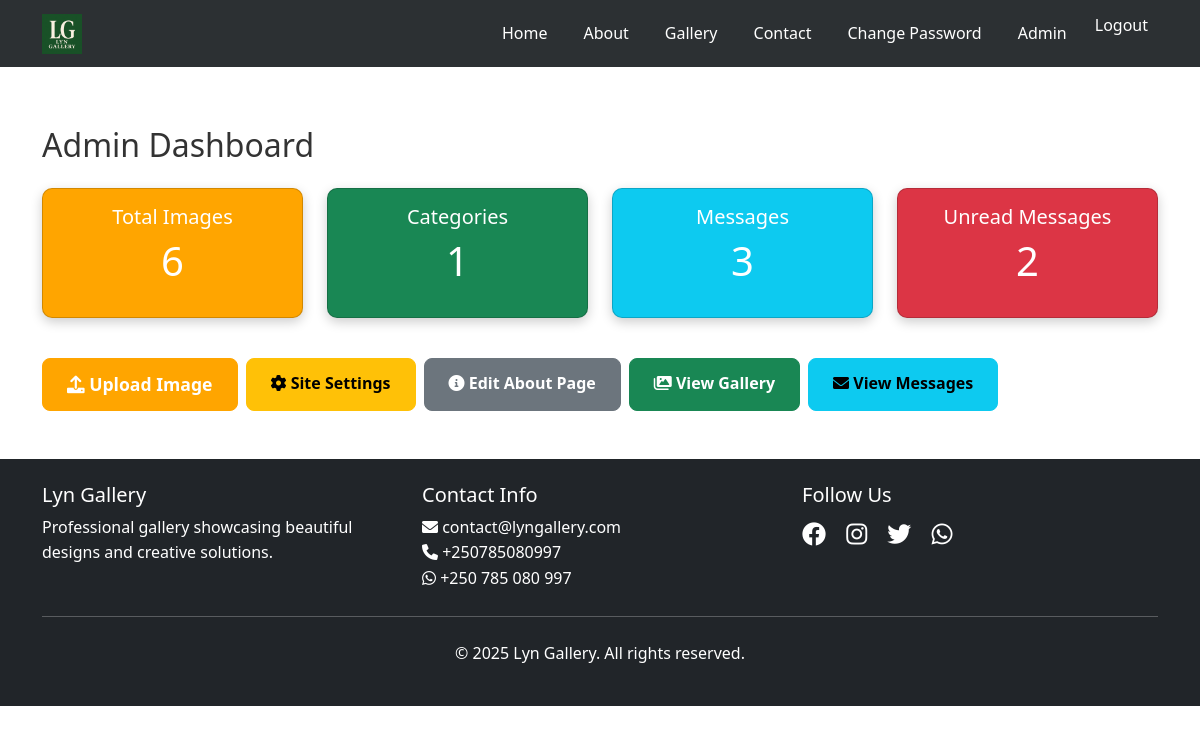
/admin-dashboard/ (signed in), run on the app's committed database.
### gallery/models.py (models this page shows, shortened)
class SiteSettings(models.Model):
    site_name = models.CharField(max_length=100, default="Lyn Gallery")
    logo = models.ImageField(upload_to='logos/', null=True, blank=True)
    hero_title = models.CharField(max_length=200, default="Design Your Kitchen with the Experts")
    hero_subtitle = models.CharField(max_length=300, default="$200 Deposit 3D Design & Measurement")
    hero_video = models.FileField(upload_to='videos/', null=True, blank=True)
    contact_email = models.EmailField(default="contact@lyngallery.com")
    contact_phone = models.CharField(max_length=20, default="+1234567890")
    address = models.TextField(default="123 Main St, City, State 12345")
    class Meta:
        verbose_name = "Site Settings"
        verbose_name_plural = "Site Settings"

### gallery/views.py (the view)
# urls.py: path('admin-dashboard/', views.admin_dashboard, name='admin_dashboard'),
@staff_member_required
def admin_dashboard(request):
    total_images = GalleryImage.objects.count()
    total_categories = Category.objects.count()
    total_messages = ContactMessage.objects.count()
    unread_messages = ContactMessage.objects.filter(is_read=False).count()
    recent_images = GalleryImage.objects.all()[:5]
    recent_messages = ContactMessage.objects.all()[:5]
    context = {
        'total_images': total_images,
        'total_categories': total_categories,
        'total_messages': total_messages,
        'unread_messages': unread_messages,
        'recent_images': recent_images,
        'recent_messages': recent_messages,
    }
    return render(request, 'admin/dashboard.html', context)

### gallery/context_processors.py (called while the page is built)
def site_settings(request):
    try:
        settings = SiteSettings.objects.get(id=1)
    except SiteSettings.DoesNotExist:
        settings = None
    return {'site_settings': settings}

### templates/admin/dashboard.html (shortened to what this page needs)
{% extends 'base.html' %}
{% block content %}
<div class="container mt-2 mb-5 pt-5">
    <h2 class="mb-4">Admin Dashboard</h2>
    <div class="row mb-4">
        <div class="col-md-3 col-6 mb-3">
            <div class="card text-white bg-primary h-100">
                <div class="card-body text-center">
                    <h5 class="card-title">Total Images</h5>
                    <p class="display-6">{{ total_images }}</p>
                </div>
            </div>
        </div>
        <div class="col-md-3 col-6 mb-3">
            <div class="card text-white bg-success h-100">
                <div class="card-body text-center">
                    <h5 class="card-title">Categories</h5>
                    <p class="display-6">{{ total_categories }}</p>
                </div>
            </div>
        </div>
        <div class="col-md-3 col-6 mb-3">
            <div class="card text-white bg-info h-100">
                <div class="card-body text-center">
                    <h5 class="card-title">Messages</h5>
                    <p class="display-6">{{ total_messages }}</p>
                </div>
            </div>
        </div>
        <div class="col-md-3 col-6 mb-3">
            <div class="card text-white bg-danger h-100">
                <div class="card-body text-center">
                    <h5 class="card-title">Unread Messages</h5>
                    <p class="display-6">{{ unread_messages }}</p>
                </div>
            </div>
        </div>
    </div>
    <div class="mb-4 d-flex flex-wrap gap-2">
        <a href="{% url 'gallery:upload_image' %}" class="btn btn-primary"><i class="fas fa-upload"></i> Upload Image</a>
        <a href="{% url 'gallery:site_settings' %}" class="btn btn-warning"><i class="fas fa-cog"></i> Site Settings</a>
        <a href="{% url 'gallery:about_page_edit' %}" class="btn btn-secondary"><i class="fas fa-info-circle"></i> Edit About Page</a>
        <a href="{% url 'gallery:gallery' %}" class="btn btn-success"><i class="fas fa-images"></i> View Gallery</a>
        <a href="{% url 'gallery:message' %}" class="btn btn-info"><i class="fas fa-envelope"></i> View Messages</a>
    </div>
</div>
{% endblock %}

### templates/base.html (shortened to what this page needs)
<!DOCTYPE html>
<html lang="en">
<head>
    <link href="https://cdn.jsdelivr.net/npm/bootstrap@5.3.0/dist/css/bootstrap.min.css" rel="stylesheet">
    <link rel="stylesheet" href="https://cdnjs.cloudflare.com/ajax/libs/font-awesome/6.0.0/css/all.min.css">
    {% load static %}
    <link rel="stylesheet" href="{% static 'css/style.css' %}">
    <link rel="stylesheet" href="https://cdn.jsdelivr.net/npm/swiper@11/swiper-bundle.min.css" />
</head>
<body>
    <nav class="navbar navbar-expand-lg navbar-dark bg-dark fixed-top">
        <div class="container">
            <a class="navbar-brand" href="{% url 'gallery:home' %}">
                {% if site_settings.logo %}
                    <img src="{{ site_settings.logo.url }}" alt="{{ site_settings.site_name }}" height="40">
                {% else %}
                    <strong>{{ site_settings.site_name|default:"LYN GALLERY" }}</strong>
                {% endif %}
            </a>
            <div class="collapse navbar-collapse" id="navbarNav">
                <ul class="navbar-nav ms-auto">
                    <li class="nav-item">
                        <a class="nav-link" href="{% url 'gallery:home' %}">Home</a>
                    </li>
                    <li class="nav-item">
                        <a class="nav-link" href="{% url 'gallery:about' %}">About</a>
                    </li>
                    <li class="nav-item">
                        <a class="nav-link" href="{% url 'gallery:gallery' %}">Gallery</a>
                    </li>
                    <li class="nav-item">
                        <a class="nav-link" href="{% url 'gallery:contact' %}">Contact</a>
                    </li>
                    {% if user.is_authenticated %}
                        <li class="nav-item">
                            <a class="nav-link" href="{% url 'accounts:password_change' %}">Change Password</a>
                        </li>
                        {% if user.is_staff %}
                            <li class="nav-item">
                                <a class="nav-link" href="{% url 'gallery:admin_dashboard' %}">Admin</a>
                            </li>
                        {% endif %}
                        <li class="nav-item">
                            <form method="post" action="{% url 'accounts:logout' %}" style="display:inline;">
                                <button type="submit" class="nav-link btn btn-link" style="padding:0; border:none; background:none;">Logout</button>
                            </form>
                        </li>
                    {% endif %}
                </ul>
            </div>
        </div>
    </nav>
    <main>
        {% block content %}{% endblock %}
    </main>
    <footer class="bg-dark text-white py-4 ">
        <div class="container">
            <div class="row">
                <div class="col-md-4">
                    <h5>{{ site_settings.site_name|default:"Lyn Gallery" }}</h5>
                    <p>Professional gallery showcasing beautiful designs and creative solutions.</p>
                </div>
                <div class="col-md-4">
                    <h5>Contact Info</h5>
                    <a href="mailto:{{ site_settings.contact_email|default:"contact@lyngallery.com" }}" class="text-decoration-none text-white"><i class="fas fa-envelope"></i> {{ site_settings.contact_email|default:"contact@lyngallery.com" }}</a>
                    <br>
                    <a href="tel:+250785080997" target="_blank" class="text-decoration-none text-white"><i class="fas fa-phone"></i> {{ site_settings.contact_phone|default:"+250785080997" }}</a>
                    <br>
                    <a href="https://wa.me/250785080997" target="_blank" class="text-decoration-none text-white"><i class="fab fa-whatsapp"></i> +250 785 080 997</a>
                </div>
                <div class="col-md-4">
                    <h5>Follow Us</h5>
                    <div class="social-links">
                        <a href="#" class="text-white me-3"><i class="fab fa-facebook"></i></a>
                        <a href="#" class="text-white me-3"><i class="fab fa-instagram"></i></a>
                        <a href="#" class="text-white me-3"><i class="fab fa-twitter"></i></a>
                        <a href="https://wa.me/250785080997" class="text-white"><i class="fab fa-whatsapp"></i></a>
                    </div>
                </div>
            </div>
            <hr class="my-4">
            <div class="text-center">
                <p>&copy; 2025 {{ site_settings.site_name|default:"Lyn Gallery" }}. All rights reserved.</p>
            </div>
        </div>
    </footer>
</body>
</html>

### static/css/style.css (style rules this page uses)
:root { --primary-color: #ffa500; --secondary-color: #333; --dark-color: #212529; --light-color: #f8f9fa; --text-color: #333; --border-color: #dee2e6; }
* { margin: 0; padding: 0; box-sizing: border-box; }
body { font-family: 'Segoe UI', Tahoma, Geneva, Verdana, sans-serif; line-height: 1.6; color: var(--text-color); padding-top: 70px; }
.navbar { background: rgba(33, 37, 41, 0.95) !important; transition: all 0.3s ease; }
.navbar-brand { font-size: 1.5rem; font-weight: bold; color: var(--primary-color) !important; }
.navbar-nav .nav-link { color: #fff !important; font-weight: 500; margin: 0 10px; transition: color 0.3s ease; }
.btn-primary { background-color: var(--primary-color); border-color: var(--primary-color); padding: 12px 30px; font-size: 1.1rem; font-weight: 600; border-radius: 25px; transition: all 0.3s ease; }
footer { background: var(--dark-color) !important; }
.social-links a { font-size: 1.5rem; transition: color 0.3s ease; }
.bg-primary { background-color: var(--primary-color) !important; }
.btn { border-radius: 8px; padding: 12px 24px; font-weight: 600; transition: all 0.3s ease; }
.card { border-radius: 10px; box-shadow: 0 4px 12px rgba(0,0,0,0.2); transition: transform 0.3s ease; }

### data on the page
SiteSettings: logo (picture), site_name "Lyn Gallery", contact_email "contact@lyngallery.com", contact_phone "+250785080997"

### other printed values
{{ total_images }} "6"
{{ total_categories }} "1"
{{ total_messages }} "3"
{{ unread_messages }} "2"
